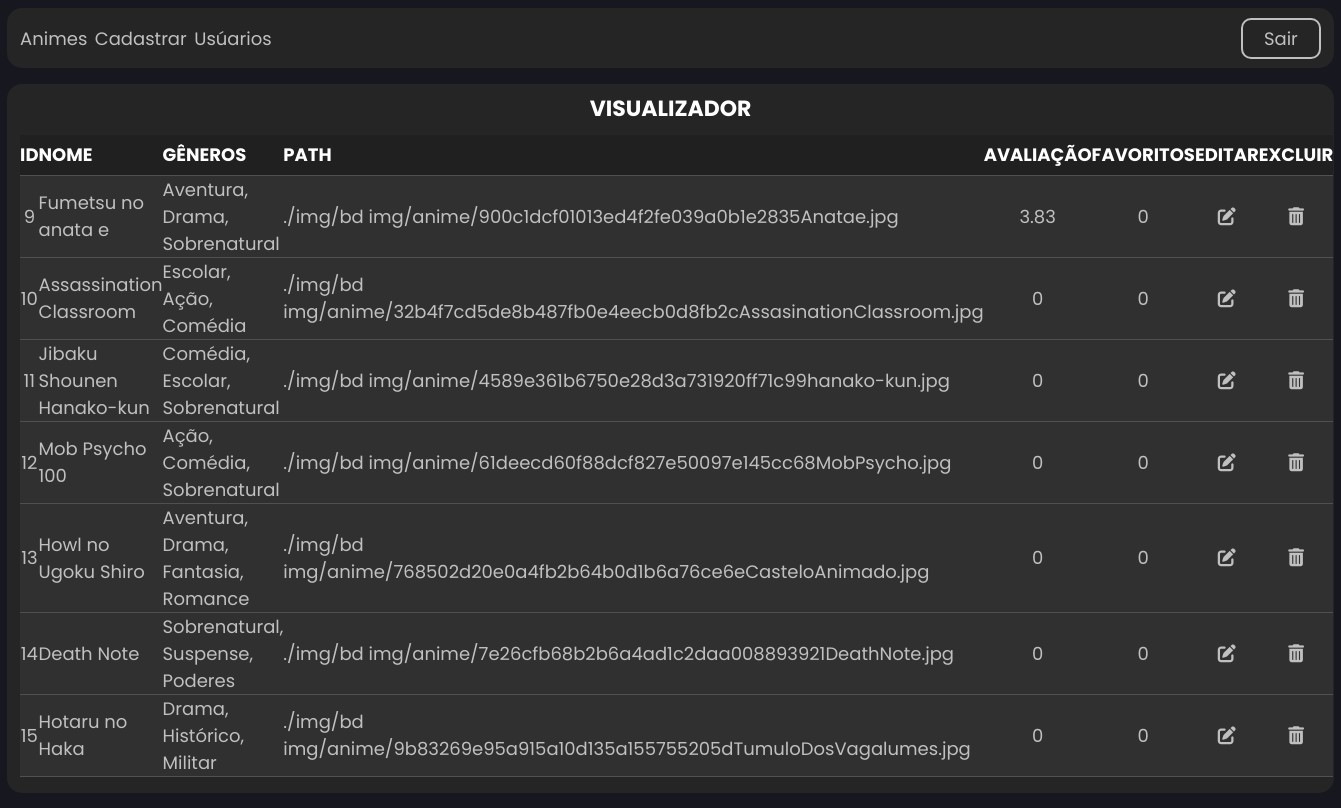
The page /admin/ani-view.php (signed in) on the database its author committed.
### tables this page shows
CREATE TABLE `animes` (
  `idAnime` int(11) NOT NULL,
  `nomeAnime` varchar(80) NOT NULL,
  `sinopseAnime` varchar(2000) NOT NULL,
  `gen1_FK` int(11) NOT NULL,
  `gen2_FK` int(11) DEFAULT NULL,
  `gen3_FK` int(11) DEFAULT NULL,
  `gen4_FK` int(11) DEFAULT NULL,
  `gen5_FK` int(11) DEFAULT NULL,
  `avaliacaoAnime` int(10) NOT NULL,
  `favoritosAnime` int(10) NOT NULL,
  `estudioAnime` varchar(50) NOT NULL,
  `produtorAnime` varchar(50) NOT NULL,
  `imagemAnime` varchar(500) NOT NULL,
  `pathImgAnime` varchar(500) NOT NULL
);

CREATE TABLE `genero` (
  `idGenero` int(11) NOT NULL,
  `nomeGenero` varchar(25) NOT NULL
);

### admin/ani-view-bd.php (called while the page is built)
<?php
    require_once("./_conexao/conexao.php");
    try{
        $sql = "SELECT * FROM animes";
        $select = $conexao->query($sql);
        $result = $select->fetchAll();
        $total = $select->rowCount();
    }
    catch(PDOException $e) {
        echo "Erro: ".$e->getMessage();
    }

### admin/ani-view.php (the view, shortened to what this page needs)
<!DOCTYPE html>
<html lang="pt-br">
<head>
    <link rel="stylesheet" href="./css/style.css">
</head>
<body>
    <?php
    require_once("./_conexao/conexao.php");
        ?>
<div class="space">
    <?php
    include("./admnav.php")
    ?>
    <?php
        require_once("./ani-view-bd.php");
        if($total > 0){
    ?>
    <div class="view">
        <h1>VISUALIZADOR</h1>
        <table>
            <thead>
                <tr>
                    <th>ID</th>
                    <th>Nome</th>
                    <th>Gêneros</th>
                    <th>Path</th>
                    <th>Avaliação</th>
                    <th>Favoritos</th>
                    <th>Editar</th>
                    <th>Excluir</th>
                </tr>
            </thead>
            <tbody>
            <?php
                    foreach($result as $linha)
                    {
                ?>
                <tr>
                    <td><?= $linha["idAnime"]; ?></td>
                    <td><?= $linha["nomeAnime"]; ?></td>
                    <td>
                    <?php
                    include_once("./_conexao/conexao.php");
                        $sql = "SELECT *
                                FROM `genero`
                                WHERE `idGenero`=:genero";
                        $gen1 = $conexao->prepare($sql);
                        $gen1->bindParam('genero', $linha["gen1_FK"], PDO::PARAM_INT);
                        $gen1->execute();
                        $gen1Res = $gen1->fetch(PDO::FETCH_ASSOC);
                        $gen2 = $conexao->prepare($sql);
                        $gen2->bindParam('genero', $linha["gen2_FK"], PDO::PARAM_INT);
                        $gen2->execute();
                        $gen2Res = $gen2->fetch(PDO::FETCH_ASSOC);
                        $gen3 = $conexao->prepare($sql);
                        $gen3->bindParam('genero', $linha["gen3_FK"], PDO::PARAM_INT);
                        $gen3->execute();
                        $gen3Res = $gen3->fetch(PDO::FETCH_ASSOC);
                        $gen4 = $conexao->prepare($sql);
                        $gen4->bindParam('genero', $linha["gen4_FK"], PDO::PARAM_INT);
                        $gen4->execute();
                        $gen4Res = $gen4->fetch(PDO::FETCH_ASSOC);
                        echo $gen1Res["nomeGenero"];
                        if($linha["gen2_FK"] != 1){
                            echo ", ";
                            echo $gen2Res["nomeGenero"];
                        }
                        if($linha["gen3_FK"] != 1){
                            echo ", ";
                            echo $gen3Res["nomeGenero"];
                        }
                        if($linha["gen4_FK"] != 1){
                            echo ", ";
                            echo $gen4Res["nomeGenero"];
                        }
                    ?>
                    </td>
                    <td><?= $linha["pathImgAnime"]; ?></td>
                    <td>
                                            <?php
                                            $sqlAva = "SELECT *
                                                        FROM `avaliacao`
                                                        WHERE id_Anime_FK =:anime";
                                            $selectAva = $conexao->prepare($sqlAva);
                                            $selectAva->bindParam('anime', $linha['idAnime']);
                                            $selectAva->execute();
                                            $resultAva= $selectAva->fetchAll();
                                            $totalAva = $selectAva->rowCount();
                                            if($totalAva == 0){
                                                ?>
                                                <p>0</p>
                                                <?php
                                            }else{
                                                $valorAva = 0.00;
                                                foreach($resultAva as $ava){
                                                    $valorAva = $valorAva + $ava['notaAvaliacao'];
                                                }
                                                $valorAvaFinal = ($valorAva/$totalAva);
                                                ?>
                                                <p><?= number_format($valorAvaFinal, 2);?></p>
                                                <?php
                                            }
                                            ?>
                                        </td>
                    <td><?= $linha["favoritosAnime"]; ?></td>
                    <td>
                        <a href="./ani-alt.php?id=<?= $linha['idAnime']; ?>">
                            <i class="fa-solid fa-pen-to-square"></i>
                        </a>
                    </td>
                    <td>
                        <a href="./ani-view.php?id=<?= $linha['idAnime']; ?>">
                            <i class="fa-solid fa-trash-can"></i>
                        </a>
                    </td>
                </tr>
                <?php
                    }
                    ?>
            </tbody>
        </table>
    </div>
    <?php
    }
    ?>
</div>
</body>
</html>

### admin/css/style.css (style rules this page uses)
* { margin: 0; padding: 0; border: 0; box-sizing: border-box; font-family: 'Poppins', sans-serif; }
body { background-color: #353535; position: relative; overflow-x: hidden !important; overflow: overlay; }
.view { background-color: #252525; border-radius: 15px; padding: 1vh 1vw 2vh 1vw; margin: 2vh 0.5vw 0 0.5vw; }
.view h1 { color: #ffffff; font-weight: bolder; text-transform: uppercase; font-size: 22px; display: flex; justify-content: center; margin-bottom: 10px; }
.view table { width: 100%; border-collapse: collapse; font-size: 18px; }
.view thead { color: #ffffff; font-weight: bolder; background-color: #202020; text-transform: uppercase; text-align: left; }
.view thead tr { height: 40px; }
.view tbody { color: #c0c0c0; background-color: #303030; }
.view tbody tr { border-bottom: 1px solid #505050; border-top: 1px solid #505050; transition: 0.2s ease; height: 40px; }
.view a { color: #c0c0c0; text-decoration: none; }
.view th:nth-child(1), .view td:nth-child(1) { text-align: center; width: 50px; }
.view th:nth-child(2), .view td:nth-child(2) { width: 250px; }
.view th:nth-child(3), .view td:nth-child(3) { width: 250px; }
.view th:nth-child(5), .view td:nth-child(5) { width: 150px; text-align: center; }
.view th:nth-child(6), .view td:nth-child(6) { width: 150px; text-align: center; }
.view th:nth-child(7), .view td:nth-child(7) { text-align: center; width: 100px; }
.view th:nth-child(8), .view td:nth-child(8) { text-align: center; width: 100px; }
i { cursor: pointer; }

### css/global.css (style rules this page uses)
* { margin: 0; padding: 0; border: 0; box-sizing: border-box; font-family: 'Poppins', sans-serif; outline: none; text-decoration: none; -webkit-touch-callout: none; -webkit-user-select: none; -khtml-user-select: none; -moz-user-select: none; -ms-user-select: none; user-select: none; }
body { background-color: #171720; min-height: 100vh; min-width: 100vw; position: relative; overflow-x: hidden !important; overflow: overlay; }

### rows shown on the page
animes: idAnime "9", nomeAnime "Fumetsu no anata e", gen1_FK.nomeGenero "Aventura", gen2_FK.nomeGenero "Drama", gen3_FK.nomeGenero "Sobrenatural", pathImgAnime "./img/bd img/anime/900c1dcf01013ed4f2fe039a0b1e2835Anatae.jpg", valorAvaFinal "3.83", favoritosAnime "0"
animes: idAnime "10", nomeAnime "Assassination Classroom", gen1_FK.nomeGenero "Escolar", gen2_FK.nomeGenero "Ação", gen3_FK.nomeGenero "Comédia", pathImgAnime "./img/bd img/anime/32b4f7cd5de8b487fb0e4eecb0d8fb2cAssasinationClassroom.jpg", favoritosAnime "0"
animes: idAnime "11", nomeAnime "Jibaku Shounen Hanako-kun", gen1_FK.nomeGenero "Comédia", gen2_FK.nomeGenero "Escolar", gen3_FK.nomeGenero "Sobrenatural", pathImgAnime "./img/bd img/anime/4589e361b6750e28d3a731920ff71c99hanako-kun.jpg", favoritosAnime "0"
animes: idAnime "12", nomeAnime "Mob Psycho 100", gen1_FK.nomeGenero "Ação", gen2_FK.nomeGenero "Comédia", gen3_FK.nomeGenero "Sobrenatural", pathImgAnime "./img/bd img/anime/61deecd60f88dcf827e50097e145cc68MobPsycho.jpg", favoritosAnime "0"
animes: idAnime "13", nomeAnime "Howl no Ugoku Shiro", gen1_FK.nomeGenero "Aventura", gen2_FK.nomeGenero "Drama", gen3_FK.nomeGenero "Fantasia", gen4_FK.nomeGenero "Romance", pathImgAnime "./img/bd img/anime/768502d20e0a4fb2b64b0d1b6a76ce6eCasteloAnimado.jpg", favoritosAnime "0"
animes: idAnime "14", nomeAnime "Death Note", gen1_FK.nomeGenero "Sobrenatural", gen2_FK.nomeGenero "Suspense", gen3_FK.nomeGenero "Poderes", pathImgAnime "./img/bd img/anime/7e26cfb68b2b6a4ad1c2daa008893921DeathNote.jpg", favoritosAnime "0"
animes: idAnime "15", nomeAnime "Hotaru no Haka", gen1_FK.nomeGenero "Drama", gen2_FK.nomeGenero "Histórico", gen3_FK.nomeGenero "Militar", pathImgAnime "./img/bd img/anime/9b83269e95a915a10d135a155755205dTumuloDosVagalumes.jpg", favoritosAnime "0"
